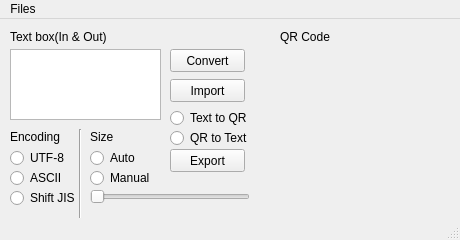
<?xml version="1.0" encoding="UTF-8"?>
<ui version="4.0">
 <class>MainWindow</class>
 <widget class="QMainWindow" name="MainWindow">
  <property name="geometry">
   <rect>
    <x>0</x>
    <y>0</y>
    <width>460</width>
    <height>240</height>
   </rect>
  </property>
  <property name="minimumSize">
   <size>
    <width>460</width>
    <height>240</height>
   </size>
  </property>
  <property name="maximumSize">
   <size>
    <width>480</width>
    <height>240</height>
   </size>
  </property>
  <property name="windowTitle">
   <string>QR Code En/Decoder</string>
  </property>
  <widget class="QWidget" name="centralwidget">
   <widget class="QTextEdit" name="textBox">
    <property name="geometry">
     <rect>
      <x>10</x>
      <y>30</y>
      <width>151</width>
      <height>71</height>
     </rect>
    </property>
   </widget>
   <widget class="QPushButton" name="mainExec">
    <property name="geometry">
     <rect>
      <x>170</x>
      <y>30</y>
      <width>75</width>
      <height>23</height>
     </rect>
    </property>
    <property name="text">
     <string>Convert</string>
    </property>
   </widget>
   <widget class="QRadioButton" name="modeTextToQR">
    <property name="geometry">
     <rect>
      <x>170</x>
      <y>90</y>
      <width>101</width>
      <height>18</height>
     </rect>
    </property>
    <property name="text">
     <string>Text to QR</string>
    </property>
    <property name="checked">
     <bool>false</bool>
    </property>
   </widget>
   <widget class="QRadioButton" name="modeQRToText">
    <property name="geometry">
     <rect>
      <x>170</x>
      <y>110</y>
      <width>101</width>
      <height>18</height>
     </rect>
    </property>
    <property name="text">
     <string>QR to Text</string>
    </property>
   </widget>
   <widget class="QLabel" name="labelShow_TextBox">
    <property name="geometry">
     <rect>
      <x>10</x>
      <y>10</y>
      <width>141</width>
      <height>16</height>
     </rect>
    </property>
    <property name="text">
     <string>Text box(In &amp; Out)</string>
    </property>
   </widget>
   <widget class="QLabel" name="labelShow_QR">
    <property name="geometry">
     <rect>
      <x>280</x>
      <y>10</y>
      <width>71</width>
      <height>16</height>
     </rect>
    </property>
    <property name="text">
     <string>QR Code</string>
    </property>
   </widget>
   <widget class="QLabel" name="labelShow_Encoding">
    <property name="geometry">
     <rect>
      <x>10</x>
      <y>110</y>
      <width>61</width>
      <height>16</height>
     </rect>
    </property>
    <property name="text">
     <string>Encoding</string>
    </property>
   </widget>
   <widget class="Line" name="line">
    <property name="geometry">
     <rect>
      <x>70</x>
      <y>110</y>
      <width>20</width>
      <height>91</height>
     </rect>
    </property>
    <property name="orientation">
     <enum>Qt::Vertical</enum>
    </property>
   </widget>
   <widget class="QRadioButton" name="encodingUnicode8">
    <property name="geometry">
     <rect>
      <x>10</x>
      <y>130</y>
      <width>71</width>
      <height>18</height>
     </rect>
    </property>
    <property name="text">
     <string>UTF-8</string>
    </property>
   </widget>
   <widget class="QRadioButton" name="encodingAscii">
    <property name="geometry">
     <rect>
      <x>10</x>
      <y>150</y>
      <width>71</width>
      <height>18</height>
     </rect>
    </property>
    <property name="text">
     <string>ASCII</string>
    </property>
   </widget>
   <widget class="QRadioButton" name="encodingShift">
    <property name="geometry">
     <rect>
      <x>10</x>
      <y>170</y>
      <width>71</width>
      <height>18</height>
     </rect>
    </property>
    <property name="text">
     <string>Shift JIS</string>
    </property>
   </widget>
   <widget class="QPushButton" name="exportExec">
    <property name="geometry">
     <rect>
      <x>170</x>
      <y>130</y>
      <width>75</width>
      <height>23</height>
     </rect>
    </property>
    <property name="text">
     <string>Export</string>
    </property>
   </widget>
   <widget class="QPushButton" name="importExec">
    <property name="geometry">
     <rect>
      <x>170</x>
      <y>60</y>
      <width>75</width>
      <height>23</height>
     </rect>
    </property>
    <property name="text">
     <string>Import</string>
    </property>
   </widget>
   <widget class="QLabel" name="sizeLabel">
    <property name="geometry">
     <rect>
      <x>90</x>
      <y>110</y>
      <width>51</width>
      <height>16</height>
     </rect>
    </property>
    <property name="text">
     <string>Size</string>
    </property>
   </widget>
   <widget class="QRadioButton" name="sizeAutoButton">
    <property name="geometry">
     <rect>
      <x>90</x>
      <y>130</y>
      <width>71</width>
      <height>18</height>
     </rect>
    </property>
    <property name="text">
     <string>Auto</string>
    </property>
   </widget>
   <widget class="QRadioButton" name="sizeManualButton">
    <property name="geometry">
     <rect>
      <x>90</x>
      <y>150</y>
      <width>71</width>
      <height>18</height>
     </rect>
    </property>
    <property name="text">
     <string>Manual</string>
    </property>
   </widget>
   <widget class="QSlider" name="sizeSlider">
    <property name="geometry">
     <rect>
      <x>90</x>
      <y>170</y>
      <width>160</width>
      <height>16</height>
     </rect>
    </property>
    <property name="minimum">
     <number>1</number>
    </property>
    <property name="maximum">
     <number>42</number>
    </property>
    <property name="orientation">
     <enum>Qt::Horizontal</enum>
    </property>
   </widget>
   <widget class="QLabel" name="pixmapLabel">
    <property name="geometry">
     <rect>
      <x>280</x>
      <y>30</y>
      <width>161</width>
      <height>161</height>
     </rect>
    </property>
    <property name="text">
     <string/>
    </property>
    <property name="scaledContents">
     <bool>true</bool>
    </property>
   </widget>
  </widget>
  <widget class="QMenuBar" name="menubar">
   <property name="geometry">
    <rect>
     <x>0</x>
     <y>0</y>
     <width>460</width>
     <height>18</height>
    </rect>
   </property>
   <widget class="QMenu" name="menuFiles">
    <property name="title">
     <string>Files</string>
    </property>
    <addaction name="actionExit"/>
    <addaction name="actionExport"/>
   </widget>
   <addaction name="menuFiles"/>
  </widget>
  <widget class="QStatusBar" name="statusbar"/>
  <action name="actionExport">
   <property name="text">
    <string>Export to PNG</string>
   </property>
  </action>
  <action name="actionExit">
   <property name="text">
    <string>Exit</string>
   </property>
  </action>
 </widget>
 <resources/>
 <connections/>
</ui>
